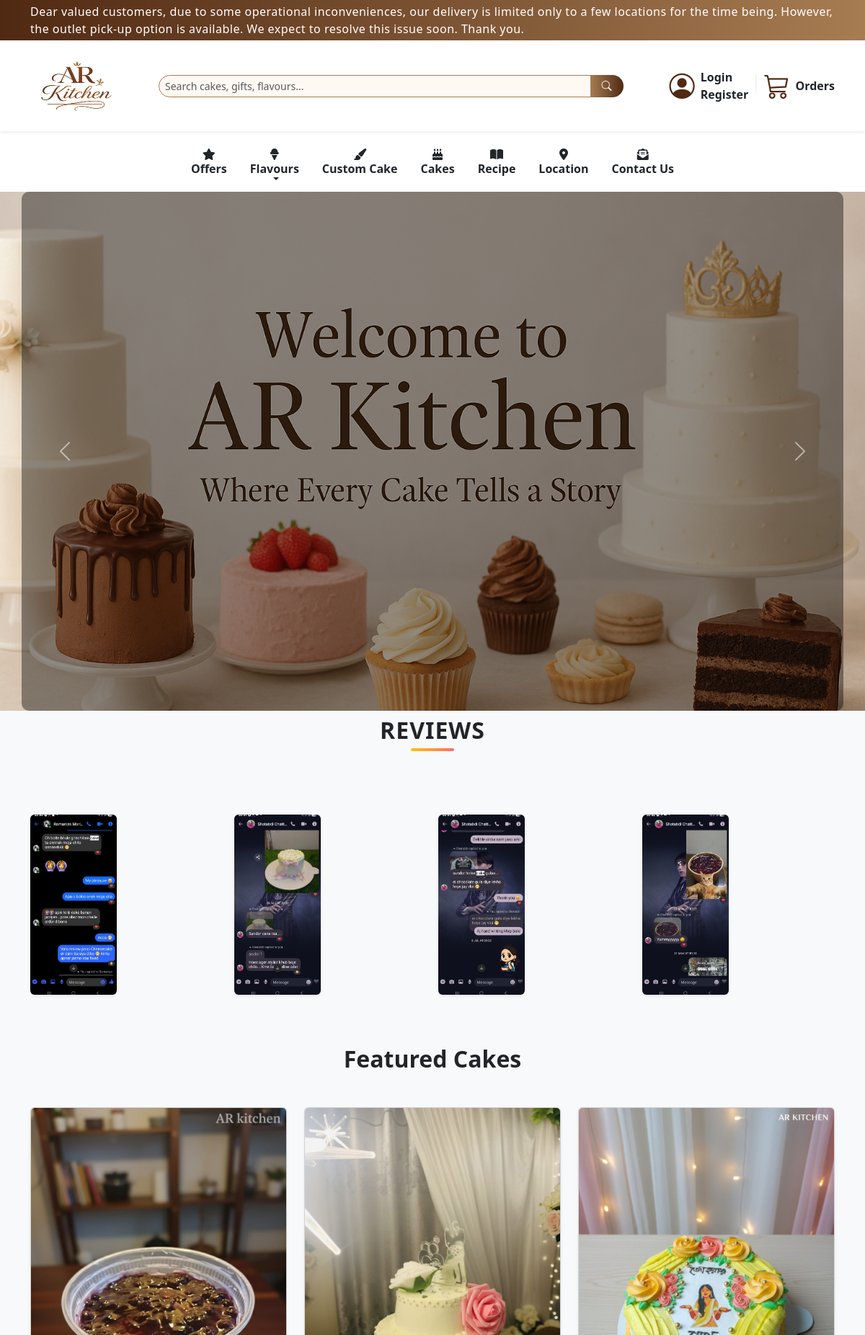
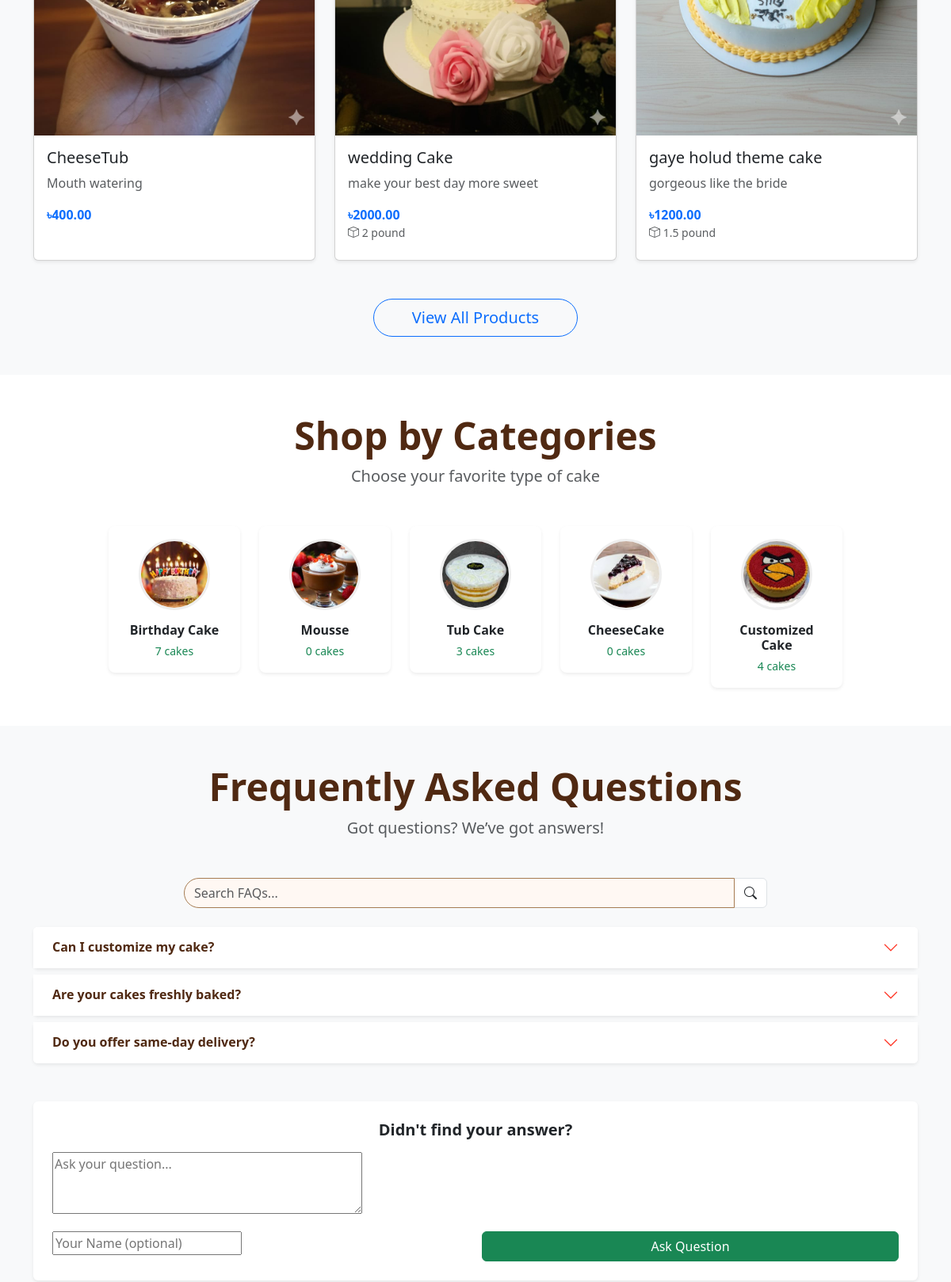
The page / (upper part) on the database its author committed (2 pictures, top to bottom).
### shop/models.py (models this page shows, shortened)
class Review(models.Model):
    image = models.ImageField(upload_to='reviews/', help_text="Customer review screenshot")
    created = models.DateTimeField(auto_now_add=True)

class Product(models.Model):
    name = models.CharField(max_length=200)
    slug = models.SlugField(max_length=200, unique=True)
    category = models.ForeignKey(Category, on_delete=models.CASCADE, related_name='products')
    flavors = models.ManyToManyField(Flavor, blank=True)
    description = models.TextField()
    price = models.DecimalField(max_digits=10, decimal_places=2)
    image = models.ImageField(upload_to='products/', blank=True, null=True)
    featured = models.BooleanField(default=False)
    available = models.BooleanField(default=True)
    created = models.DateTimeField(auto_now_add=True)
    weight = models.CharField(max_length=50, blank=True, help_text="e.g. 1lbs, 500g, 2lb")
    def get_absolute_url(self):
        return reverse('shop:product_detail', args=[self.slug])

class Category(models.Model):
    name = models.CharField(max_length=100, unique=True)
    slug = models.SlugField(max_length=100, unique=True)
    image = models.ImageField(upload_to='categories/', blank=True, null=True)
    class Meta:
        verbose_name_plural = "Categories"

class FAQ(models.Model):
    question = models.TextField()
    answer = models.TextField(blank=True)
    asked_by = models.CharField(max_length=100, blank=True)
    asked_at = models.DateTimeField(auto_now_add=True)
    answered_at = models.DateTimeField(null=True, blank=True)
    is_answered = models.BooleanField(default=False)
    class Meta:
        ordering = ['-is_answered', '-answered_at', '-asked_at']

### shop/views.py (the view)
# urls.py: path('', views.home, name='home'),
def home(request):
    featured_products = Product.objects.filter(featured=True, available=True)[:6]
    categories = Category.objects.all()[:6]
    reviews = Review.objects.all().order_by('-created')
    slides = [reviews[i:i+4] for i in range(0, len(reviews), 4)]
    faqs = FAQ.objects.filter(is_answered=True)
    faq_form = FAQForm()
    if request.method == 'POST' and 'faq_submit' in request.POST:
        faq_form = FAQForm(request.POST)
        if faq_form.is_valid():
            faq_form.save()
            messages.success(request, "Question submitted! We'll answer soon.")
            return redirect('shop:home')
    feedbacks = Feedback.objects.filter(is_approved=True)[:6]  # Show 6 latest approved
    feedback_form = FeedbackForm()
    if request.method == 'POST' and 'feedback_submit' in request.POST:
        feedback_form = FeedbackForm(request.POST, request.FILES)
        if feedback_form.is_valid():
            feedback_form.save()
            messages.success(request, "Thank you! Your feedback is under review.")
            return redirect('shop:home')
    else:
        feedback_form = FeedbackForm()
    return render(request, 'shop/home.html', {
        'featured_products': featured_products,
        'categories': categories,
        'slides': slides,
        'faqs': faqs,
        'faq_form': faq_form,
        'feedbacks': feedbacks,
        'feedback_form': feedback_form,
    })

### shop/forms.py
class FAQForm(forms.ModelForm):
    class Meta:
        model = FAQ
        fields = ['question', 'asked_by']
        widgets = {
            'question': forms.Textarea(attrs={'rows': 3, 'placeholder': 'Ask your question...'}),
            'asked_by': forms.TextInput(attrs={'placeholder': 'Your Name (optional)'}),
        }

class FeedbackForm(forms.ModelForm):
    class Meta:
        model = Feedback
        fields = ['name', 'email', 'message', 'rating', 'photo']
        widgets = {
            'message': forms.Textarea(attrs={'rows': 4, 'placeholder': 'Share your experience...'}),
            'rating': forms.RadioSelect,
        }

### shop/context_processors.py (called while the page is built)
def global_context(request):
    return {
        'flavors': Flavor.objects.all()
    }

### shop/templates/shop/home.html (shortened to what this page needs)
{% extends 'shop/base.html' %}
{% load static %}
{% load widget_tweaks %}
{% block content %}
<div id="cakeCarousel" class="carousel slide carousel-fade" data-bs-ride="carousel" data-bs-interval="4000">
 <div class="carousel-inner">
        <div class="carousel-item active" style="background-image: url('{% static "images/0.png" %}');">
        <div class="container text-white d-flex flex-column justify-content-center align-items-start h-100">
        </div>
      </div>
    </div>
    <button class="carousel-control-prev" type="button" data-bs-target="#cakeCarousel" data-bs-slide="prev">
        <span class="carousel-control-prev-icon"></span>
    </button>
    <button class="carousel-control-next" type="button" data-bs-target="#cakeCarousel" data-bs-slide="next">
        <span class="carousel-control-next-icon"></span>
    </button>
</div>
<section id="reviews" class="py-1 bg-light">
  <div class="container">
    <div class="d-flex justify-content-center mb-5">
  <h2 class="section-title">Reviews</h2>
</div>
    <div id="reviewsCarousel" class="carousel slide" data-bs-ride="carousel" data-bs-interval="4000">
      <div class="carousel-inner">
        {% for slide in slides %}
        <div class="carousel-item {% if forloop.first %}active{% endif %}">
          <div class="row g-3 justify-content-center">
            {% for review in slide %}
            <div class="col-md-3 col-sm-6">
              <div class="review-img-wrapper">
              <img src="{{ review.image.url }}" class="img-fluid rounded shadow-sm" alt="Client Review">
              </div>
             </div>
            {% endfor %}
          </div>
        </div>
        {% endfor %}
      </div>
    </div>
  </div>
</section>
<section class="py-5 bg-light" id="featured">
  <div class="container">
    <h2 class="text-center mb-5 text-dark fw-bold">Featured Cakes</h2>
    <div class="row g-4">
      {% for product in featured_products %}
        <div class="col-md-4">
         <a href="{{ product.get_absolute_url }}" class="text-decoration-none">
            <div class="card product-card h-100 shadow-sm">
              <img src="{{ product.image.url }}" class="card-img-top" alt="{{ product.name }}">
              <div class="card-body">
                <h5 class="card-title text-dark">{{ product.name }}</h5>
                <p class="card-text text-muted">{{ product.description|truncatewords:15 }}</p>
                <span class="text-primary fw-bold">৳{{ product.price }}</span>
                {% if product.weight %}
                <p class="text-muted small mb-2">
                    <i class="bi bi-box"></i> {{ product.weight }}
                </p>
                {% endif %}
              </div>
            </div>
          </a>
        </div>
      {% empty %}
        <p class="text-center text-muted">No featured cakes yet. Add in admin.</p>
      {% endfor %}
    </div>
    <div class="text-center mt-5">
            <a href="{% url 'shop:shop' %}" class="btn btn-outline-primary btn-lg px-5 rounded-pill">
                View All Products
            </a>
        </div>
  </div>
</section>
<section id="categories" class="py-5 bg-white">
    <div class="container">
        <div class="text-center mb-5">
            <h2 class="fw-bold display-5" style="color: #502912;">Shop by Categories</h2>
            <p class="text-muted lead">Choose your favorite type of cake</p>
        </div>
        <div class="row row-cols-2 row-cols-md-3 row-cols-lg-6 g-4 justify-content-center">
            {% for category in categories %}
            <div class="col">
                <a href="{% url 'shop:shop' %}?category={{ category.slug }}" class="text-decoration-none">
                    <div class="category-card text-center p-3 rounded-3 shadow-sm bg-light border-0 hover-zoom">
                        {% if category.image %}
                        <img src="{{ category.image.url }}" class="img-fluid rounded-circle mb-3"
                             alt="{{ category.name }}" style="width: 90px; height: 90px; object-fit: cover; border: 3px solid #eee;">
                        {% else %}
                        <div class="bg-secondary rounded-circle d-flex align-items-center justify-content-center mb-3 mx-auto"
                             style="width: 90px; height: 90px;">
                            <i class="fa-solid fa-cake-candles fa-2x text-white"></i>
                        </div>
                        {% endif %}
                        <h6 class="fw-bold text-dark mb-1">{{ category.name }}</h6>
                        <small class="text-success">{{ category.products.count }} cakes</small>
                    </div>
                </a>
            </div>
            {% empty %}
            <p class="text-center col-12 text-muted">No categories available.</p>
            {% endfor %}
        </div>
    </div>
</section>
<section class="py-5 bg-light" id="faq">
    <div class="container">
        <div class="text-center mb-5">
            <h2 class="fw-bold display-5" style="color: #502912;">Frequently Asked Questions</h2>
            <p class="text-muted lead">Got questions? We’ve got answers!</p>
        </div>
        <div class="row justify-content-center mb-4">
            <div class="col-lg-8">
                <div class="input-group">
                    <input type="text" id="faqSearch" class="form-control" placeholder="Search FAQs...">
                    <span class="input-group-text bg-white"><i class="bi bi-search"></i></span>
                </div>
            </div>
        </div>
        <div class="accordion" id="faqAccordion">
            {% for faq in faqs %}
            <div class="accordion-item faq-item mb-2 border-0 shadow-sm rounded">
                <h2 class="accordion-header" id="faq{{ faq.id }}">
                    <button class="accordion-button collapsed fw-semibold" type="button"
                            data-bs-toggle="collapse" data-bs-target="#answer{{ faq.id }}">
                        {{ faq.question }}
                    </button>
                </h2>
            </div>
            {% empty %}
            <p class="text-center text-muted">No answered FAQs yet. Be the first to ask!</p>
            {% endfor %}
        </div>
        <div class="mt-5 p-4 bg-white rounded shadow-sm">
            <h5 class="fw-bold text-center mb-3">Didn't find your answer?</h5>
            <form method="post">
                <div class="row g-3">
                    <div class="col-12">
                        {{ faq_form.question }}
                    </div>
                    <div class="col-md-6">
                        {{ faq_form.asked_by }}
                    </div>
                    <div class="col-md-6">
                        <button type="submit" class="btn btn-success w-100">Ask Question</button>
                    </div>
                </div>
            </form>
        </div>
    </div>
</section>
{% endblock %}

### static/css/style.css (style rules this page uses)
.input-group .form-control { border-radius: 30px 0 0 30px !important; border: 1.5px solid #a67c52; background: #fff8f3; }
.carousel-item { height: 90vh; background-size: cover; background-position: center; background-repeat: no-repeat; position: relative; }
.carousel-item .container { background: rgba(0, 0, 0, 0.4); padding: 70px; border-radius: 10px; }
#reviews { padding-top: 0.5rem !important; padding-bottom: 0.5rem !important; }
#reviews > .container { padding-top: 0; padding-bottom: 0; height: 400px; }
#reviews h2 { font-weight: 700; text-transform: uppercase; letter-spacing: 1px; margin-bottom: 40px; }
.section-title { position: relative; display: inline-block; font-weight: 700; text-transform: uppercase; letter-spacing: 1px; margin-bottom: 40px; padding-bottom: 10px; }
.section-title::after { content: ''; position: absolute; left: 50%; bottom: 0; transform:translateX(-50%); width: 60px; height: 4px; background: linear-gradient(90deg, #ffc107, #ff6f61); border-radius: 2px; }
#reviews .carousel-item img { height: 250px; width: 120px; object-fit: cover; border-radius: 10px; box-shadow: 0 8px 20px rgba(0,0,0,0.15); transition: transform 0.3s ease; }
.category-card { transition: all 0.3s ease; background: #fff !important; }
.category-card img { transition: all 0.3s ease; }
.hover-zoom { cursor: pointer; }
#faq .accordion-button { background: #fff; color: #502912; font-weight: 600; padding: 1rem 1.5rem; }
#faq .accordion-button::after { filter: brightness(0) saturate(100%) invert(28%) sepia(87%) saturate(2476%) hue-rotate(346deg); }
#faq .faq-item { transition: all 0.3s; }

### rows shown on the page
Review: image (picture)
Review: image (picture)
Review: image (picture)
Review: image (picture)
Product: image (picture), name "CheeseTub", description "Mouth watering", price "400.00"
Product: image (picture), name "wedding Cake", description "make your best day more sweet", price "2000.00", weight "2 pound"
Product: image (picture), name "gaye holud theme cake", description "gorgeous like the bride", price "1200.00", weight "1.5 pound"
Category: image (picture), name "Birthday Cake", products.count "7"
Category: image (picture), name "Mousse", products.count "0"
Category: image (picture), name "Tub Cake", products.count "3"
Category: image (picture), name "CheeseCake", products.count "0"
Category: image (picture), name "Customized Cake", products.count "4"
FAQ: question "Can I customize my cake?"
FAQ: question "Are your cakes freshly baked?"
FAQ: question "Do you offer same-day delivery?"
